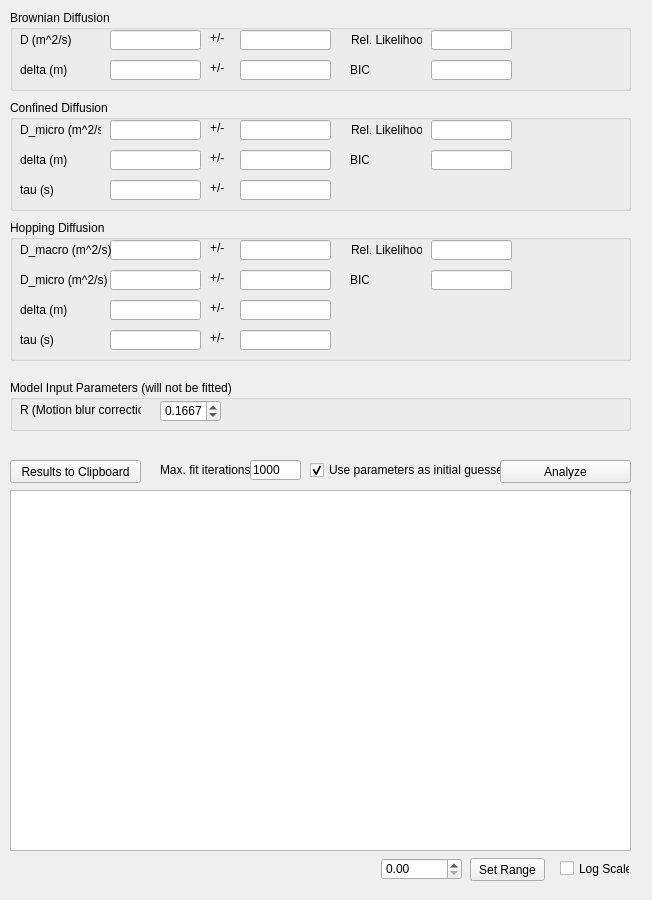
<?xml version="1.0" encoding="UTF-8"?>
<ui version="4.0">
 <class>Form</class>
 <widget class="QWidget" name="Form">
  <property name="geometry">
   <rect>
    <x>0</x>
    <y>0</y>
    <width>652</width>
    <height>900</height>
   </rect>
  </property>
  <property name="windowTitle">
   <string>Form</string>
  </property>
  <widget class="QGroupBox" name="groupBoxInputParam">
   <property name="geometry">
    <rect>
     <x>10</x>
     <y>380</y>
     <width>621</width>
     <height>51</height>
    </rect>
   </property>
   <property name="title">
    <string>Model Input Parameters (will not be fitted)</string>
   </property>
   <widget class="QLabel" name="labelInputParam1">
    <property name="geometry">
     <rect>
      <x>10</x>
      <y>20</y>
      <width>121</width>
      <height>20</height>
     </rect>
    </property>
    <property name="text">
     <string>R (Motion blur correction)</string>
    </property>
   </widget>
   <widget class="QDoubleSpinBox" name="doubleSpinBoxInputParam1">
    <property name="geometry">
     <rect>
      <x>150</x>
      <y>20</y>
      <width>61</width>
      <height>22</height>
     </rect>
    </property>
    <property name="decimals">
     <number>4</number>
    </property>
    <property name="maximum">
     <double>0.250000000000000</double>
    </property>
    <property name="singleStep">
     <double>0.010000000000000</double>
    </property>
    <property name="value">
     <double>0.166700000000000</double>
    </property>
   </widget>
  </widget>
  <widget class="QGroupBox" name="groupBoxModel1">
   <property name="geometry">
    <rect>
     <x>10</x>
     <y>10</y>
     <width>621</width>
     <height>81</height>
    </rect>
   </property>
   <property name="title">
    <string>Brownian Diffusion</string>
   </property>
   <widget class="QLineEdit" name="lineEditParam1_1">
    <property name="geometry">
     <rect>
      <x>100</x>
      <y>20</y>
      <width>91</width>
      <height>20</height>
     </rect>
    </property>
   </widget>
   <widget class="QLineEdit" name="lineEditParam2_1">
    <property name="geometry">
     <rect>
      <x>100</x>
      <y>50</y>
      <width>91</width>
      <height>20</height>
     </rect>
    </property>
   </widget>
   <widget class="QLabel" name="labelParam1_1">
    <property name="geometry">
     <rect>
      <x>10</x>
      <y>20</y>
      <width>71</width>
      <height>20</height>
     </rect>
    </property>
    <property name="text">
     <string>D (m^2/s)</string>
    </property>
   </widget>
   <widget class="QLabel" name="labelParam2_1">
    <property name="geometry">
     <rect>
      <x>10</x>
      <y>50</y>
      <width>71</width>
      <height>20</height>
     </rect>
    </property>
    <property name="text">
     <string>delta (m)</string>
    </property>
   </widget>
   <widget class="QLineEdit" name="lineEditRelLikelihood_1">
    <property name="geometry">
     <rect>
      <x>421</x>
      <y>20</y>
      <width>81</width>
      <height>20</height>
     </rect>
    </property>
   </widget>
   <widget class="QLineEdit" name="lineEditBIC_1">
    <property name="geometry">
     <rect>
      <x>421</x>
      <y>50</y>
      <width>81</width>
      <height>20</height>
     </rect>
    </property>
   </widget>
   <widget class="QLabel" name="labelRelLikelihood_1">
    <property name="geometry">
     <rect>
      <x>341</x>
      <y>20</y>
      <width>71</width>
      <height>20</height>
     </rect>
    </property>
    <property name="text">
     <string>Rel. Likelihood</string>
    </property>
   </widget>
   <widget class="QLabel" name="labelBIC_1">
    <property name="geometry">
     <rect>
      <x>340</x>
      <y>50</y>
      <width>71</width>
      <height>20</height>
     </rect>
    </property>
    <property name="text">
     <string>BIC</string>
    </property>
   </widget>
   <widget class="QLineEdit" name="lineEditParam1Error_1">
    <property name="geometry">
     <rect>
      <x>230</x>
      <y>20</y>
      <width>91</width>
      <height>20</height>
     </rect>
    </property>
   </widget>
   <widget class="QLineEdit" name="lineEditParam2Error_1">
    <property name="geometry">
     <rect>
      <x>230</x>
      <y>50</y>
      <width>91</width>
      <height>20</height>
     </rect>
    </property>
   </widget>
   <widget class="QLabel" name="label">
    <property name="geometry">
     <rect>
      <x>200</x>
      <y>20</y>
      <width>21</width>
      <height>16</height>
     </rect>
    </property>
    <property name="text">
     <string>+/-</string>
    </property>
   </widget>
   <widget class="QLabel" name="label_2">
    <property name="geometry">
     <rect>
      <x>200</x>
      <y>50</y>
      <width>21</width>
      <height>16</height>
     </rect>
    </property>
    <property name="text">
     <string>+/-</string>
    </property>
   </widget>
  </widget>
  <widget class="QGroupBox" name="groupBoxModel1_2">
   <property name="geometry">
    <rect>
     <x>10</x>
     <y>100</y>
     <width>621</width>
     <height>111</height>
    </rect>
   </property>
   <property name="title">
    <string>Confined Diffusion</string>
   </property>
   <widget class="QLineEdit" name="lineEditParam1_2">
    <property name="geometry">
     <rect>
      <x>100</x>
      <y>20</y>
      <width>91</width>
      <height>20</height>
     </rect>
    </property>
   </widget>
   <widget class="QLineEdit" name="lineEditParam2_2">
    <property name="geometry">
     <rect>
      <x>100</x>
      <y>50</y>
      <width>91</width>
      <height>20</height>
     </rect>
    </property>
   </widget>
   <widget class="QLabel" name="labelParam1_2">
    <property name="geometry">
     <rect>
      <x>10</x>
      <y>20</y>
      <width>81</width>
      <height>20</height>
     </rect>
    </property>
    <property name="text">
     <string>D_micro (m^2/s)</string>
    </property>
   </widget>
   <widget class="QLabel" name="labelParam2_2">
    <property name="geometry">
     <rect>
      <x>10</x>
      <y>50</y>
      <width>71</width>
      <height>20</height>
     </rect>
    </property>
    <property name="text">
     <string>delta (m)</string>
    </property>
   </widget>
   <widget class="QLineEdit" name="lineEditRelLikelihood_2">
    <property name="geometry">
     <rect>
      <x>421</x>
      <y>20</y>
      <width>81</width>
      <height>20</height>
     </rect>
    </property>
   </widget>
   <widget class="QLineEdit" name="lineEditBIC_2">
    <property name="geometry">
     <rect>
      <x>421</x>
      <y>50</y>
      <width>81</width>
      <height>20</height>
     </rect>
    </property>
   </widget>
   <widget class="QLabel" name="labelRelLikelihood_2">
    <property name="geometry">
     <rect>
      <x>341</x>
      <y>20</y>
      <width>71</width>
      <height>20</height>
     </rect>
    </property>
    <property name="text">
     <string>Rel. Likelihood</string>
    </property>
   </widget>
   <widget class="QLabel" name="labelBIC_2">
    <property name="geometry">
     <rect>
      <x>340</x>
      <y>50</y>
      <width>71</width>
      <height>20</height>
     </rect>
    </property>
    <property name="text">
     <string>BIC</string>
    </property>
   </widget>
   <widget class="QLineEdit" name="lineEditParam1Error_2">
    <property name="geometry">
     <rect>
      <x>230</x>
      <y>20</y>
      <width>91</width>
      <height>20</height>
     </rect>
    </property>
   </widget>
   <widget class="QLineEdit" name="lineEditParam2Error_2">
    <property name="geometry">
     <rect>
      <x>230</x>
      <y>50</y>
      <width>91</width>
      <height>20</height>
     </rect>
    </property>
   </widget>
   <widget class="QLabel" name="label_3">
    <property name="geometry">
     <rect>
      <x>200</x>
      <y>20</y>
      <width>21</width>
      <height>16</height>
     </rect>
    </property>
    <property name="text">
     <string>+/-</string>
    </property>
   </widget>
   <widget class="QLabel" name="label_4">
    <property name="geometry">
     <rect>
      <x>200</x>
      <y>50</y>
      <width>21</width>
      <height>16</height>
     </rect>
    </property>
    <property name="text">
     <string>+/-</string>
    </property>
   </widget>
   <widget class="QLineEdit" name="lineEditParam3Error_2">
    <property name="geometry">
     <rect>
      <x>230</x>
      <y>80</y>
      <width>91</width>
      <height>20</height>
     </rect>
    </property>
   </widget>
   <widget class="QLineEdit" name="lineEditParam3_2">
    <property name="geometry">
     <rect>
      <x>100</x>
      <y>80</y>
      <width>91</width>
      <height>20</height>
     </rect>
    </property>
   </widget>
   <widget class="QLabel" name="labelParam3_2">
    <property name="geometry">
     <rect>
      <x>10</x>
      <y>80</y>
      <width>71</width>
      <height>20</height>
     </rect>
    </property>
    <property name="text">
     <string>tau (s)</string>
    </property>
   </widget>
   <widget class="QLabel" name="label_5">
    <property name="geometry">
     <rect>
      <x>200</x>
      <y>80</y>
      <width>21</width>
      <height>16</height>
     </rect>
    </property>
    <property name="text">
     <string>+/-</string>
    </property>
   </widget>
  </widget>
  <widget class="QGroupBox" name="groupBoxModel1_3">
   <property name="geometry">
    <rect>
     <x>10</x>
     <y>220</y>
     <width>621</width>
     <height>141</height>
    </rect>
   </property>
   <property name="title">
    <string>Hopping Diffusion</string>
   </property>
   <widget class="QLineEdit" name="lineEditParam1_3">
    <property name="geometry">
     <rect>
      <x>100</x>
      <y>20</y>
      <width>91</width>
      <height>20</height>
     </rect>
    </property>
   </widget>
   <widget class="QLineEdit" name="lineEditParam2_3">
    <property name="geometry">
     <rect>
      <x>100</x>
      <y>50</y>
      <width>91</width>
      <height>20</height>
     </rect>
    </property>
   </widget>
   <widget class="QLabel" name="labelParam1_3">
    <property name="geometry">
     <rect>
      <x>10</x>
      <y>20</y>
      <width>91</width>
      <height>20</height>
     </rect>
    </property>
    <property name="text">
     <string>D_macro (m^2/s)</string>
    </property>
   </widget>
   <widget class="QLabel" name="labelParam2_3">
    <property name="geometry">
     <rect>
      <x>10</x>
      <y>50</y>
      <width>91</width>
      <height>20</height>
     </rect>
    </property>
    <property name="text">
     <string>D_micro (m^2/s)</string>
    </property>
   </widget>
   <widget class="QLineEdit" name="lineEditRelLikelihood_3">
    <property name="geometry">
     <rect>
      <x>421</x>
      <y>20</y>
      <width>81</width>
      <height>20</height>
     </rect>
    </property>
   </widget>
   <widget class="QLineEdit" name="lineEditBIC_3">
    <property name="geometry">
     <rect>
      <x>421</x>
      <y>50</y>
      <width>81</width>
      <height>20</height>
     </rect>
    </property>
   </widget>
   <widget class="QLabel" name="labelRelLikelihood_3">
    <property name="geometry">
     <rect>
      <x>341</x>
      <y>20</y>
      <width>71</width>
      <height>20</height>
     </rect>
    </property>
    <property name="text">
     <string>Rel. Likelihood</string>
    </property>
   </widget>
   <widget class="QLabel" name="labelBIC_3">
    <property name="geometry">
     <rect>
      <x>340</x>
      <y>50</y>
      <width>71</width>
      <height>20</height>
     </rect>
    </property>
    <property name="text">
     <string>BIC</string>
    </property>
   </widget>
   <widget class="QLineEdit" name="lineEditParam1Error_3">
    <property name="geometry">
     <rect>
      <x>230</x>
      <y>20</y>
      <width>91</width>
      <height>20</height>
     </rect>
    </property>
   </widget>
   <widget class="QLineEdit" name="lineEditParam2Error_3">
    <property name="geometry">
     <rect>
      <x>230</x>
      <y>50</y>
      <width>91</width>
      <height>20</height>
     </rect>
    </property>
   </widget>
   <widget class="QLabel" name="label_6">
    <property name="geometry">
     <rect>
      <x>200</x>
      <y>20</y>
      <width>21</width>
      <height>16</height>
     </rect>
    </property>
    <property name="text">
     <string>+/-</string>
    </property>
   </widget>
   <widget class="QLabel" name="label_7">
    <property name="geometry">
     <rect>
      <x>200</x>
      <y>50</y>
      <width>21</width>
      <height>16</height>
     </rect>
    </property>
    <property name="text">
     <string>+/-</string>
    </property>
   </widget>
   <widget class="QLineEdit" name="lineEditParam3Error_3">
    <property name="geometry">
     <rect>
      <x>230</x>
      <y>80</y>
      <width>91</width>
      <height>20</height>
     </rect>
    </property>
   </widget>
   <widget class="QLineEdit" name="lineEditParam3_3">
    <property name="geometry">
     <rect>
      <x>100</x>
      <y>80</y>
      <width>91</width>
      <height>20</height>
     </rect>
    </property>
   </widget>
   <widget class="QLabel" name="labelParam3_3">
    <property name="geometry">
     <rect>
      <x>10</x>
      <y>80</y>
      <width>71</width>
      <height>20</height>
     </rect>
    </property>
    <property name="text">
     <string>delta (m)</string>
    </property>
   </widget>
   <widget class="QLabel" name="label_8">
    <property name="geometry">
     <rect>
      <x>200</x>
      <y>80</y>
      <width>21</width>
      <height>16</height>
     </rect>
    </property>
    <property name="text">
     <string>+/-</string>
    </property>
   </widget>
   <widget class="QLabel" name="label_9">
    <property name="geometry">
     <rect>
      <x>200</x>
      <y>110</y>
      <width>21</width>
      <height>16</height>
     </rect>
    </property>
    <property name="text">
     <string>+/-</string>
    </property>
   </widget>
   <widget class="QLineEdit" name="lineEditParam4Error_3">
    <property name="geometry">
     <rect>
      <x>230</x>
      <y>110</y>
      <width>91</width>
      <height>20</height>
     </rect>
    </property>
   </widget>
   <widget class="QLabel" name="labelParam4_3">
    <property name="geometry">
     <rect>
      <x>10</x>
      <y>110</y>
      <width>71</width>
      <height>20</height>
     </rect>
    </property>
    <property name="text">
     <string>tau (s)</string>
    </property>
   </widget>
   <widget class="QLineEdit" name="lineEditParam4_3">
    <property name="geometry">
     <rect>
      <x>100</x>
      <y>110</y>
      <width>91</width>
      <height>20</height>
     </rect>
    </property>
   </widget>
  </widget>
  <widget class="QPushButton" name="pushButtonSetRange">
   <property name="geometry">
    <rect>
     <x>470</x>
     <y>858</y>
     <width>75</width>
     <height>23</height>
    </rect>
   </property>
   <property name="text">
    <string>Set Range</string>
   </property>
  </widget>
  <widget class="QDoubleSpinBox" name="doubleSpinBoxRange">
   <property name="geometry">
    <rect>
     <x>381</x>
     <y>858</y>
     <width>81</width>
     <height>22</height>
    </rect>
   </property>
   <property name="maximum">
    <double>10000.000000000000000</double>
   </property>
  </widget>
  <widget class="QPushButton" name="pushButtonAnalyze">
   <property name="geometry">
    <rect>
     <x>500</x>
     <y>460</y>
     <width>131</width>
     <height>23</height>
    </rect>
   </property>
   <property name="text">
    <string>Analyze</string>
   </property>
  </widget>
  <widget class="QCheckBox" name="checkBoxLogPlot">
   <property name="geometry">
    <rect>
     <x>560</x>
     <y>860</y>
     <width>70</width>
     <height>17</height>
    </rect>
   </property>
   <property name="text">
    <string>Log Scale</string>
   </property>
  </widget>
  <widget class="QPushButton" name="pushButtonClipboard">
   <property name="geometry">
    <rect>
     <x>10</x>
     <y>460</y>
     <width>131</width>
     <height>23</height>
    </rect>
   </property>
   <property name="text">
    <string>Results to Clipboard</string>
   </property>
  </widget>
  <widget class="ModelFitWidget" name="plot">
   <property name="geometry">
    <rect>
     <x>10</x>
     <y>490</y>
     <width>621</width>
     <height>361</height>
    </rect>
   </property>
  </widget>
  <widget class="QCheckBox" name="checkBoxUseInitial">
   <property name="geometry">
    <rect>
     <x>310</x>
     <y>460</y>
     <width>191</width>
     <height>20</height>
    </rect>
   </property>
   <property name="text">
    <string>Use parameters as initial guesses</string>
   </property>
   <property name="checked">
    <bool>true</bool>
   </property>
  </widget>
  <widget class="QLineEdit" name="lineEditMaxIt">
   <property name="geometry">
    <rect>
     <x>250</x>
     <y>460</y>
     <width>51</width>
     <height>20</height>
    </rect>
   </property>
   <property name="text">
    <string>1000</string>
   </property>
  </widget>
  <widget class="QLabel" name="labelMaxIt">
   <property name="geometry">
    <rect>
     <x>160</x>
     <y>460</y>
     <width>91</width>
     <height>20</height>
    </rect>
   </property>
   <property name="text">
    <string>Max. fit iterations</string>
   </property>
  </widget>
 </widget>
 <customwidgets>
  <customwidget>
   <class>ModelFitWidget</class>
   <extends>QGraphicsView</extends>
   <header>trait2d_analysis_gui.tab.msd</header>
  </customwidget>
 </customwidgets>
 <resources/>
 <connections/>
</ui>
